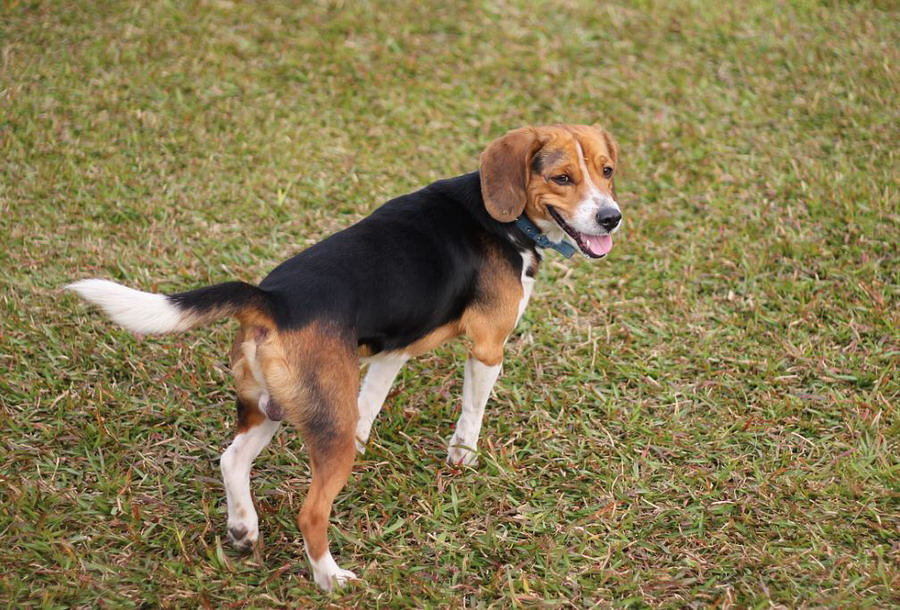
//> input picture samples/cpp/mao/1.jpg, 900 x 610 px
$ ./95_OrbFeatureDetector   (built with g++ and OpenCV 4, older OpenCV classes emulated)
//> lines starting //> are read from the running program, lines starting //| are printed output that depends on the picture
#include <stdio.h>
#include <stdio.h>
//:read /home/peter/mao/95_OrbFeatureDetector.cpp


//---------------------------------【頭文件、命名空間包含部分】----------------------------
//		描述：包含程序所使用的頭文件和命名空間
//------------------------------------------------------------------------------------------------
#include <opencv2/opencv.hpp>
#include <opencv2/highgui/highgui.hpp>
#include <opencv2/nonfree/features2d.hpp>
#include <opencv2/features2d/features2d.hpp>
using namespace cv;
using namespace std;


//-----------------------------------【ShowHelpText( )函數】----------------------------------
//          描述：輸出一些說明訊息
//----------------------------------------------------------------------------------------------
static void ShowHelpText()
{
	//輸出歡迎訊息和OpenCV版本
	printf("\n\n\t\t\t非常感謝購買《OpenCV3程式設計入門》一書！\n");
	printf("\n\n\t\t\t此為本書OpenCV2版的第72個配套範例程序\n");
	printf("\n\n\t\t\t   現在使用的OpenCV版本為：" CV_VERSION );
	printf("\n\n  ----------------------------------------------------------------------------\n");
	//輸出一些說明訊息
	printf("\n\t歡迎來到【ORB算法描述提取，配合FLANN-LSH進行比對】範例程序\n");
	printf( "\n\n\t按鍵操作說明: \n\n"
		"\t\t鍵盤按鍵【ESC】- 退出程序\n" );
}


//--------------------------------------【main( )函數】-----------------------------------------
//          描述：控制臺應用程序的入口函數，我們的程序從這里開始執行
//-----------------------------------------------------------------------------------------------
int main(	)
{
	//【0】改變console字體顏色
	system("color 2F");

	//【0】顯示說明文字
	ShowHelpText();

	//【0】載入源圖，顯示並轉化為灰度圖
	Mat srcImage = imread("/home/peter/opencv-2.4.11/samples/cpp/mao/1.jpg");
//> srcImage is the input picture: 610 rows x 900 cols, CV_8UC3; mean B, G, R 80.2, 122.2, 136.2
	imshow("原始圖",srcImage);
	Mat grayImage;
	cvtColor(srcImage, grayImage, CV_BGR2GRAY);
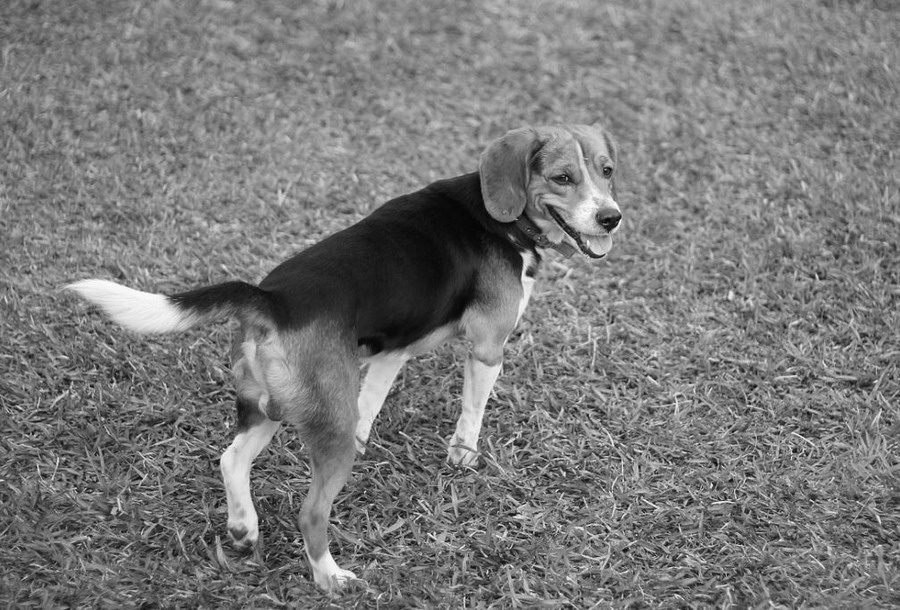
//> grayImage: 610 rows x 900 cols, CV_8UC1; min 3, max 254, mean 121.6

	//------------------檢測SIFT特徵點並在圖像中提取物體的描述表----------------------

	//【1】參數定義
	OrbFeatureDetector featureDetector;
	vector<KeyPoint> keyPoints;
	Mat descriptors;

	//【2】使用detect函數檢測出特徵關鍵點，儲存在vector宿主中
	featureDetector.detect(grayImage, keyPoints);
//> keyPoints = 500 keypoints; strongest (x, y, size): (527, 273, 53.6), (526, 274, 37.2), (527, 274, 44.6), (300, 541, 31)

	//【3】計算描述表（特徵向量）
	OrbDescriptorExtractor featureExtractor;
	featureExtractor.compute(grayImage, keyPoints, descriptors);

	//【4】基于FLANN的描述表對象比對
	flann::Index flannIndex(descriptors, flann::LshIndexParams(12, 20, 2), cvflann::FLANN_DIST_HAMMING);

	//【5】初始化視訊採集對象
	VideoCapture cap(0);

	unsigned int frameCount = 0;//幅數

	//【6】輪詢，直到按下ESC鍵退出循環
	while(1)
	{
		double time0 = static_cast<double>(getTickCount( ));//記錄起始時間
		Mat  captureImage, captureImage_gray;//定義兩個Mat變數，用于視訊採集
		cap >>  captureImage;//採集視訊幅
		if( captureImage.empty())//採集為空的處理
			continue;

		//轉化圖像到灰度
		cvtColor( captureImage, captureImage_gray, CV_BGR2GRAY);//採集的視訊幅轉化為灰度圖

		//【7】檢測SIFT關鍵點並提取測試圖像中的描述表
		vector<KeyPoint> captureKeyPoints;
		Mat captureDescription;

		//【8】使用detect函數檢測出特徵關鍵點，儲存在vector宿主中
		featureDetector.detect(captureImage_gray, captureKeyPoints);
//> captureKeyPoints has the same summary as keyPoints

		//【9】計算描述表
		featureExtractor.compute(captureImage_gray, captureKeyPoints, captureDescription);

		//【10】比對和測試描述表，取得兩個最鄰近的描述表
		Mat matchIndex(captureDescription.rows, 2, CV_32SC1), matchDistance(captureDescription.rows, 2, CV_32FC1);
		flannIndex.knnSearch(captureDescription, matchIndex, matchDistance, 2, flann::SearchParams());//使用K鄰近算法
//> matchIndex = 500 pairs, first value 0 to 499, second value -1 to 498; matchDistance = 500 pairs, first value 0 to 0, second value 26 to 2147483647

		//【11】根據勞氏算法（Lowe's algorithm）選出優秀的比對
		vector<DMatch> goodMatches;
		for(int i = 0; i < matchDistance.rows; i++)
		{
			if(matchDistance.at<float>(i, 0) < 0.6 * matchDistance.at<float>(i, 1))
			{
				DMatch dmatches(i, matchIndex.at<int>(i, 0), matchDistance.at<float>(i, 0));
				goodMatches.push_back(dmatches);
			}
		}
//> after the loop, goodMatches = 492 matches

		//【12】繪製並顯示比對視窗
		Mat resultImage;
		drawMatches( captureImage, captureKeyPoints, srcImage, keyPoints, goodMatches, resultImage);
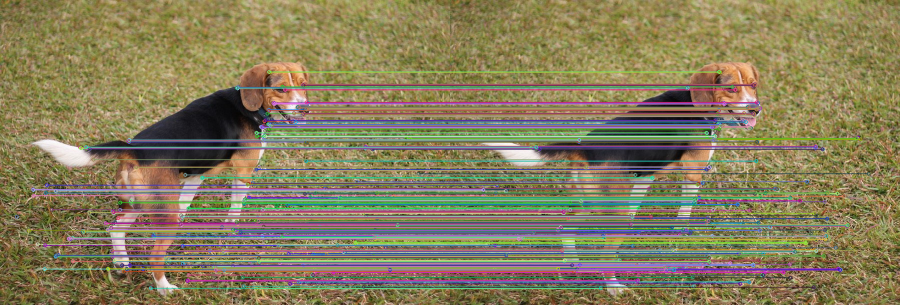
//> resultImage: 610 rows x 1800 cols, CV_8UC3 (shown at 1/2 size); mean B, G, R 92.3, 125.1, 134.2
		imshow("比對視窗", resultImage);

		//【13】顯示幅率
		cout << ">幅率= " << getTickFrequency() / (getTickCount() - time0) << endl;

		//按下ESC鍵，則程序退出
		if(char(waitKey(1)) == 27) break;
//> the Esc key is pressed
	}

	return 0;
}

$ run again, on samples/cpp/mao/2.jpg
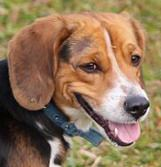
//> input picture samples/cpp/mao/2.jpg, 161 x 167 px, given in place of 1.jpg, which was not available
//> srcImage is the input picture: 167 rows x 161 cols, CV_8UC3; mean B, G, R 88.8, 116.6, 143.9
//> `cvtColor(srcImage, grayImage, CV_BGR2GRAY);`:
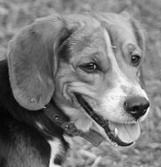
//> grayImage: 167 rows x 161 cols, CV_8UC1; min 1, max 254, mean 121.6
//> keyPoints = 313 keypoints; strongest (x, y, size): (94, 66, 31), (93, 63, 31), (113, 130, 31), (91, 64, 31)
//> captureKeyPoints has the same summary as keyPoints
//> `flannIndex.knnSearch(captureDescription, matchIndex, matchDistance, 2,..`: matchIndex = 313 pairs, first value 0 to 312, second value 0 to 312; matchDistance = 313 pairs, first value 0 to 0, second value 23 to 139
//> after the loop `for(int i = 0; i < matchDistance.rows; i++)`: goodMatches = 313 matches
//> `drawMatches( captureImage, captureKeyPoints, srcImage, keyPoints, good..`:
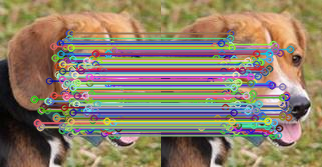
//> resultImage: 167 rows x 322 cols, CV_8UC3; mean B, G, R 105.6, 127.7, 142.9
